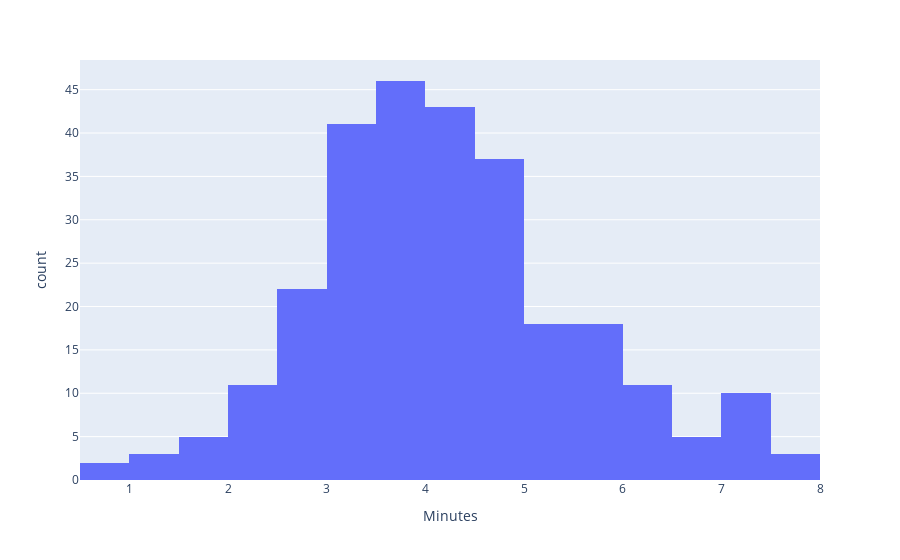

Notebook code for this chart:
### Code cell
px.histogram(df, x='Minutes')

### Figure 1 — Plotly figure (JSON) as saved in the notebook; plotly's stock layout.template omitted (floating-point values rounded to 4 significant figures; data arrays with more than 128 entries replaced by an {"elided": "..."} marker saying what was removed)
{"data": [{"alignmentgroup": "True", "bingroup": "x", "hovertemplate": "Minutes=%{x}<br>count=%{y}<extra></extra>", "legendgroup": "", "marker": {"color": "#636efa", "pattern": {"shape": ""}}, "name": "", "offsetgroup": "", "orientation": "v", "showlegend": false, "type": "histogram", "x": {"elided": "275 float values"}, "xaxis": "x", "yaxis": "y"}], "layout": {"barmode": "relative", "legend": {"tracegroupgap": 0}, "margin": {"t": 60}, "xaxis": {"anchor": "y", "domain": [0, 1], "title": {"text": "Minutes"}}, "yaxis": {"anchor": "x", "domain": [0, 1], "title": {"text": "count"}}}}
